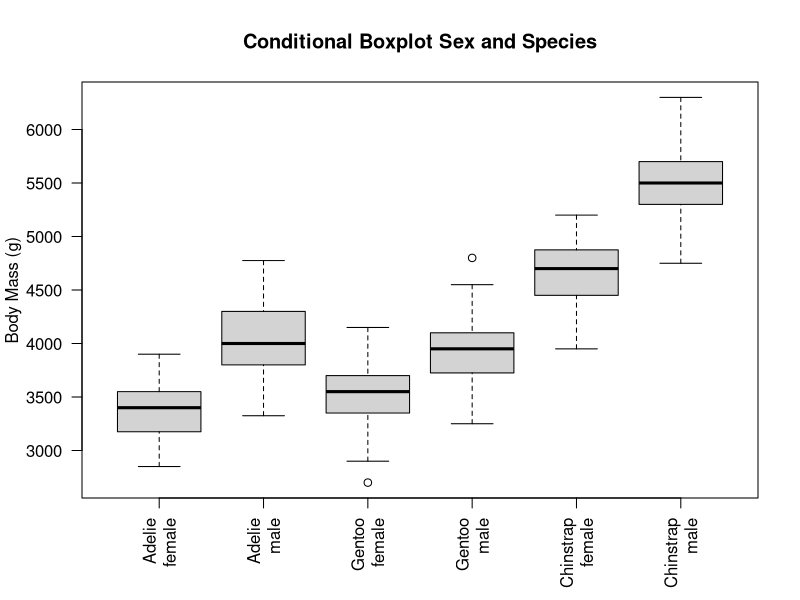

Reproduce this figure in R.
## ---- chunk 1
knitr::opts_chunk$set(echo = TRUE)
require(here)
require(palmerpenguins)
## ---- chunk 2
par(las=2)
boxplot(body_mass_g ~ sex*species,
    data = penguins, main = "Conditional Boxplot Sex and Species", xlab = " ", ylab = "Body Mass (g)", names=c("Adelie\nfemale", "Adelie\nmale", "Gentoo\nfemale", "Gentoo\nmale", "Chinstrap\nfemale", "Chinstrap\nmale"))
## ---- chunk 3
fit_both=lm(data=penguins, body_mass_g ~ sex*species)
summary(fit_both)
## ---- chunk 4
#intercept coefficient + speciesChinstrap =
 3368.84 + 158.37
## ---- chunk 5
aggregate(body_mass_g ~ sex*species, data = penguins, FUN = mean)
